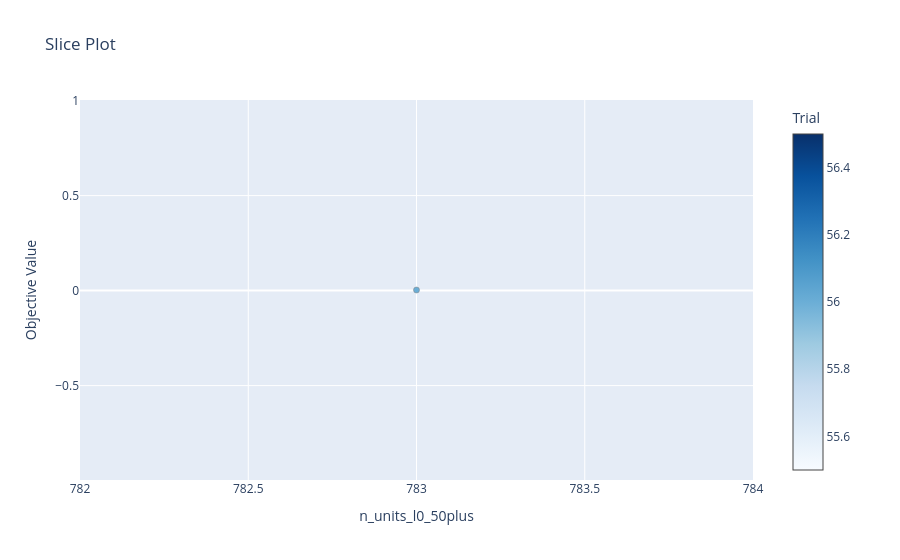

Here is the notebook cell this chart was saved with:
### Code cell
optuna.visualization.plot_slice(loaded_study, params = ['n_units_l0_50plus']).show()

### Figure 1 — Plotly figure (JSON) as saved in the notebook; plotly's stock layout.template omitted (floating-point values rounded to 4 significant figures)
{"data": [{"marker": {"color": [56], "colorbar": {"title": {"text": "Trial"}, "x": 1, "xpad": 40}, "colorscale": [[0, "rgb(247,251,255)"], [0.125, "rgb(222,235,247)"], [0.25, "rgb(198,219,239)"], [0.375, "rgb(158,202,225)"], [0.5, "rgb(107,174,214)"], [0.625, "rgb(66,146,198)"], [0.75, "rgb(33,113,181)"], [0.875, "rgb(8,81,156)"], [1, "rgb(8,48,107)"]], "line": {"color": "Grey", "width": 0.5}}, "mode": "markers", "name": "Feasible Trial", "showlegend": false, "type": "scatter", "x": [783], "y": [0.003274]}], "layout": {"title": {"text": "Slice Plot"}, "xaxis": {"title": {"text": "n_units_l0_50plus"}}, "yaxis": {"title": {"text": "Objective Value"}}}}
